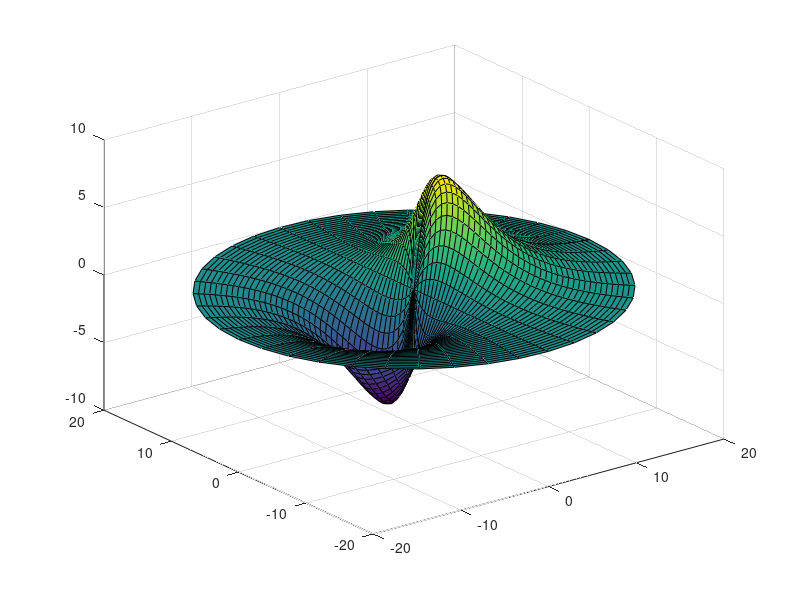

MATLAB code for this plot: (Note: this script raises an error after producing the figure.)
[theta,r] = meshgrid(linspace(0,2*pi,41),linspace(0,20,41));
f = ((sqrt(2) / (81 * sqrt(pi))) * ((6*r - r^2) .* exp(-r/3) .* cos(theta))) ^2;
[x,y] = pol2cart(theta,r);
surf(x,y,f);
save('A1.dat','x','-ascii');
save('A2.dat','y','-ascii');
save('A3.dat','f','-ascii');

a4 = fminsearch(@(x)F(x),[0 1]);
% a5 = fminsearch(myfun,[0 10]);
% a6 = fminsearch(myfun,[pi 1]);
% a7 = fminsearch(myfun,[pi 10]);